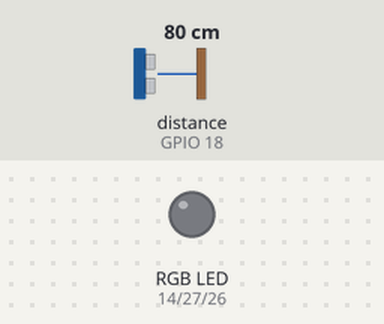
Bench run of a sketch on a simulated ESP32. Shown: an RGB LED mixed from three pins (HIGH = lit). Wiring (inferred from the names in the program): ultrasonic range finder: trigger GPIO 5; echo GPIO 18. Inputs (shaded band) come from the test bench; at power-on: distance to the obstacle (sensor on GPIO 18) 80 cm. The echo pulse lasts 58.3 µs per cm; WiFi joins after 1.5 s; servers stay silent unless stated; the local clock reads 2024-03-15 10:24:30 at power-on unless the sketch sets it; pins used as bus, display or sensor lines are not drawn; what the sketch prints to the serial monitor is not drawn.

Above: at 2.7 s.
2.8 s: distance to the obstacle (sensor on GPIO 18) set to 34 cm
4.3 s: distance to the obstacle (sensor on GPIO 18) set to 27 cm
At 5.1 s:
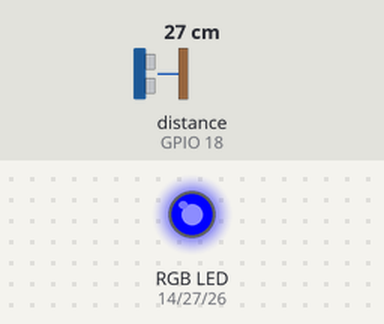
6.0 s: distance to the obstacle (sensor on GPIO 18) set to 23 cm
7.5 s: distance to the obstacle (sensor on GPIO 18) set to 19 cm
At 7.9 s:
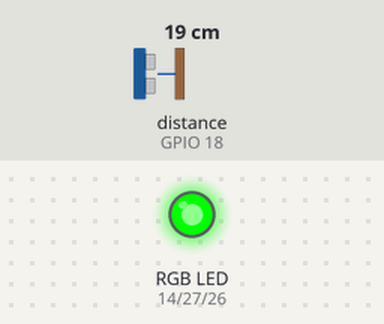
9.0 s: distance to the obstacle (sensor on GPIO 18) set to 12 cm
10.5 s: distance to the obstacle (sensor on GPIO 18) set to 9 cm
At 11.7 s:
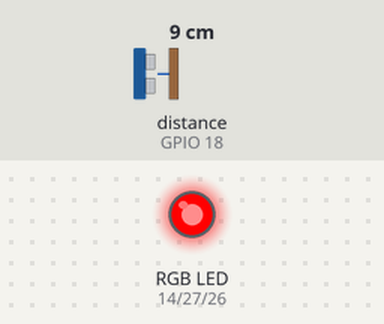
Timing chart, 0 to 13.0 s (numbered marks = the images above; inputs shaded):
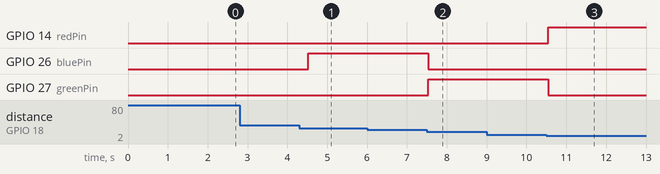

Measured:
- the behaviour switches between 31 and 30 cm on distance to the obstacle (sensor on GPIO 18) (found by bisection; images 0 and 1)
- the behaviour switches between 21 and 20 cm on distance to the obstacle (sensor on GPIO 18) (found by bisection; images 1 and 2)
- the behaviour switches between 11 and 10 cm on distance to the obstacle (sensor on GPIO 18) (found by bisection; images 2 and 3)
- after the input at 2.8 s, every drawn part: stays the same
- after the input at 4.3 s, GPIO 26 (bluePin): LOW → HIGH after 0.23 s
- after the input at 6.0 s, every drawn part: stays the same
- after the input at 7.5 s, GPIO 26 (bluePin): HIGH → LOW at once; GPIO 27 (greenPin): LOW → HIGH at once
- after the input at 9.0 s, every drawn part: stays the same
- after the input at 10.5 s, GPIO 14 (redPin): LOW → HIGH after 0.05 s; GPIO 27 (greenPin): HIGH → LOW after 0.05 s

The sketch:

ultasonic_with_rgb.ino
```cpp
//project 1 - have to display the time stamps with distance of the object discoverd with different light for different range like < 10cm-red,< 20cm-green ,<30cm -blue
#include <WiFi.h>
#include <time.h>

const int trigPin = 5;
const int echoPin = 18;
const int redPin=14;
const int greenPin=27;
const int bluePin=26;

#define ssid "realme X"
#define password "11111111"

//define sound speed in cm/uS
#define SOUND_SPEED 0.034
long duration;
float distanceCm;

const long gmtOffset=19800 ; // 5.5*3600

void setup() {
  Serial.begin(115200); // Starts the serial communication
  pinMode(trigPin, OUTPUT); // Sets the trigPin as an Output
  pinMode(echoPin, INPUT); // Sets the echoPin as an Input
  pinMode(redPin, OUTPUT); // Set the red LED pin as output
  pinMode(greenPin, OUTPUT); // Set the green LED pin as output
  pinMode(bluePin, OUTPUT); // Set the blue LED pin as output
  WiFi.begin(ssid, password);
  while (WiFi.status() != WL_CONNECTED) {
    delay(500);
    Serial.print(".");
  }
  Serial.println("\nWiFi connected");
  configTime(gmtOffset,0 , "pool.ntp.org","time.nist.gov");
  struct tm timeinfo ;
  Serial.println(&timeinfo ,"time is: %A,%B %d %Y %H:%M:%S");

}
 void color(int r,int g,int b){
  // Set the LED to red
  analogWrite(redPin, r);
  analogWrite(greenPin, g);
  analogWrite(bluePin, b);
  delay(500);
}
 void loop() {
  struct tm timeinfo ;
  // Clears the trigPin
  digitalWrite(trigPin, LOW);
  delayMicroseconds(2);
  // Sets the trigPin on HIGH state for 10 micro seconds
  digitalWrite(trigPin, HIGH);
  delayMicroseconds(10);
  digitalWrite(trigPin, LOW);

  // Reads the echoPin, returns the sound wave travel time in microseconds
  duration = pulseIn(echoPin, HIGH);

  // Calculate the distance
  distanceCm = duration * SOUND_SPEED/2;
  if (distanceCm < 30){
    Serial.print("Distance (cm): ");
    Serial.println(distanceCm);
    if (distanceCm < 10){
      if(getLocalTime(&timeinfo)){
      Serial.print(&timeinfo , "%H:%M:%S");
      }
      Serial.println(distanceCm);
      color(255,0,0);
    }
    else if(distanceCm < 20){
      if(getLocalTime(&timeinfo)){
      Serial.print(&timeinfo , "%H:%M:%S");
      }
      Serial.println(distanceCm);
      color(0,255,0);
    }
    else{
      if(getLocalTime(&timeinfo)){
      Serial.print(&timeinfo , "%H:%M:%S");
      }
      Serial.println(distanceCm);
      color(0,0,255);
    }
  }
  else{
    color(0,0,0);
  }
}
 
```
